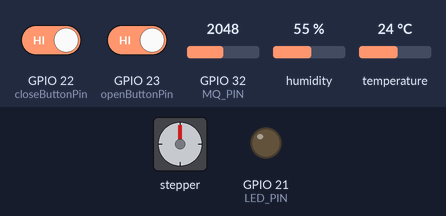
Simulated run of this program. Board: ESP32. Parts: stepper motor, output pins drawn as LEDs (lit = HIGH). The inputs (shaded band) are chosen by the test bench; at power-on: GPIO 22 (closeButtonPin) HIGH, GPIO 23 (openButtonPin) HIGH, GPIO 32 (MQ_PIN) = 2048, humidity 55 %, temperature 24 °C. WiFi joins after 1.5 s; servers stay silent unless stated; no MQTT or app messages arrive unless stated; stepper angles assume 300 steps per turn; what the program prints to the serial monitor is not drawn.

Above: at 17.9 s.
18.0 s: GPIO 22 (closeButtonPin) driven LOW and GPIO 23 (openButtonPin) driven LOW
At 21.74 s:
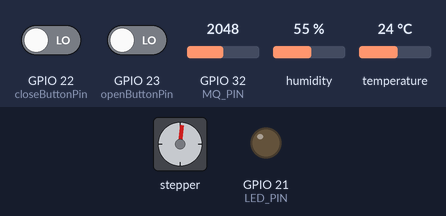
At 22.38 s:
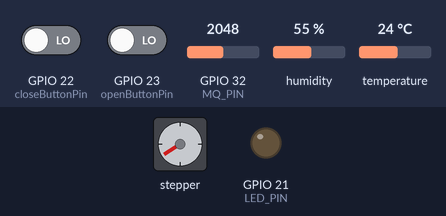
24.0 s: GPIO 23 (openButtonPin) driven HIGH
27.5 s: GPIO 22 (closeButtonPin) driven HIGH
At 28.1 s:
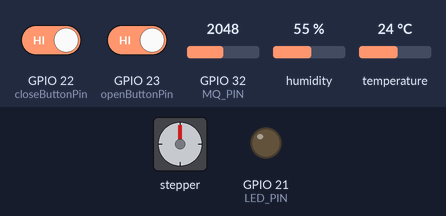
Timing chart, 0 to 30.5 s (numbered marks = the images above; inputs shaded):
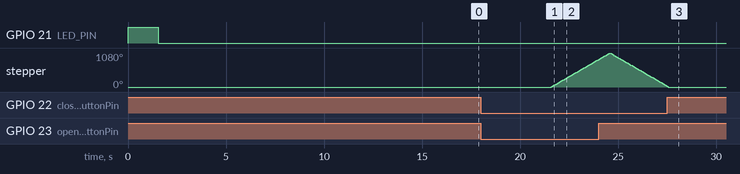

The program:

main.cpp
```cpp
// Software Capstone - EvryHub Vent
//
// @author  Joshua Symons-Webb
// @id      000812836
//
// I, Joshua Symons-Webb, 000812836 certify that this material is my original work. No
// other person's work has been used without due acknowledgement.

#include <Arduino.h>
#include "secrets.h"
#include <WiFiClientSecure.h>
#include <WiFi.h>
#include <ESPmDNS.h>
#include <WiFiUdp.h>
#include <ArduinoOTA.h>
#include <PubSubClient.h>
#include <ArduinoJson.h>
#include <Stepper.h>
#include "DHT.h"

// AWS & WiFi Config
#define AWS_IOT_PUBLISH_TOPIC "evryhub/vent"
#define AWS_IOT_SUBSCRIBE_TOPIC "evryhub/vent/sub"
WiFiClientSecure net = WiFiClientSecure();
PubSubClient client(net);

// LED Pin (digital)
#define LED_PIN 21

// DHT Sensor
#define DHTPIN 33
#define DHTTYPE DHT22

// Air Quality Sensor
#define MQ_PIN 32

// Button Pins (digital)
#define openButtonPin 23
#define closeButtonPin 22

// Stepper Configuration (digital)
int stepsPerRevolution = 300;
Stepper myStepper(stepsPerRevolution, 17, 18, 5, 19); // IN1, IN3, IN2, IN4

// DHT
DHT dht(DHTPIN, DHTTYPE);
float humidity;
float temperature;
int desiredTemperature = 0;
int mqValue;

// ***********************************************************
void openVent(){
  myStepper.step(stepsPerRevolution);
  delay(2000);
}

// ***********************************************************
void closeVent(){
  myStepper.step(-stepsPerRevolution);
  delay(2000);
}

// ***********************************************************
void configVent(String value){
  desiredTemperature = value.toInt();
  delay(500);
}

// ***********************************************************
void messageHandler(char *topic, byte *payload, unsigned int length)
{
  StaticJsonDocument<200> doc;
  deserializeJson(doc, payload);

  const char *device = doc["device"];
  const char *action = doc["action"];
  const char *value = doc["value"];

  Serial.printf("\n Device: %s | Action: %s | Value: %s\n", String(device), String(action), String(value));

  if (String(device) == "vent" && String(action) == "config")
  {
    Serial.println("Configure EvryHub Vent");
    configVent(String(value));
  }
  else if (String(device) == "vent" && String(action) == "open")
  {
    Serial.println("Open Vent");
    openVent();
  }
  else if (String(device) == "vent" && String(action) == "close")
  {
    Serial.println("Close Vent");
    closeVent();
  }
}

// ***********************************************************
void connectAWS()
{
  // Configure WiFiClientSecure to use the AWS IoT device credentials
  net.setCACert(AWS_CERT_CA);
  net.setCertificate(AWS_CERT_CRT);
  net.setPrivateKey(AWS_CERT_PRIVATE);

  // Connect to the MQTT broker on the AWS endpoint we defined earlier
  client.setServer(AWS_IOT_ENDPOINT, 8883);

  // Create a message handler
  client.setCallback(messageHandler);
  Serial.println("Connecting to AWS IOT");

  while (!client.connect(THINGNAME))
  {
    Serial.print(".");
    delay(100);
  }

  if (!client.connected())
  {
    Serial.println("AWS IoT Timeout!");
    return;
  }
  digitalWrite(LED_PIN, LOW);

  // Subscribe to a topic
  client.subscribe(AWS_IOT_SUBSCRIBE_TOPIC);
  Serial.println("AWS IoT Connected!");
}

// ***********************************************************
void publishMessage()
{
  StaticJsonDocument<200> doc;
  char jsonBuffer[512];
  if (isnan(humidity) || isnan(temperature))
  {
    Serial.println(F("Failed to read from DHT sensor!"));
  }
  else
  {
    StaticJsonDocument<200> doc;
    doc["device"] = "vent";
    doc["action"] = "temperature";
    doc["value"] = String(temperature);
    serializeJson(doc, jsonBuffer);
    client.publish(AWS_IOT_PUBLISH_TOPIC, jsonBuffer);

    doc["device"] = "vent";
    doc["action"] = "humidity";
    doc["value"] = String(humidity);
    serializeJson(doc, jsonBuffer);
    client.publish(AWS_IOT_PUBLISH_TOPIC, jsonBuffer);
  }

  doc["device"] = "vent";
  doc["action"] = "mq";
  doc["value"] = String(mqValue);
  serializeJson(doc, jsonBuffer);
  client.publish(AWS_IOT_PUBLISH_TOPIC, jsonBuffer);
}

// ***********************************************************
void wifiSetup()
{
  WiFi.mode(WIFI_STA);
  WiFi.begin(WIFI_SSID, WIFI_PASSWORD);

  while (WiFi.status() != WL_CONNECTED)
  {
    digitalWrite(LED_PIN, HIGH);
    delay(500);
    digitalWrite(LED_PIN, LOW);
    Serial.print(".");
  }
  digitalWrite(LED_PIN, HIGH);
}

// ***********************************************************
void otaSetup()
{
  ArduinoOTA
      .onStart([]()
               {
      String type;
      if (ArduinoOTA.getCommand() == U_FLASH)
        type = "sketch";
      else // U_SPIFFS
        type = "filesystem";

      // NOTE: if updating SPIFFS this would be the place to unmount SPIFFS using SPIFFS.end()
      Serial.println("Start updating " + type); })
      .onEnd([]()
             { Serial.println("\nEnd"); })
      .onProgress([](unsigned int progress, unsigned int total)
                  { Serial.printf("Progress: %u%%\r", (progress / (total / 100))); })
      .onError([](ota_error_t error)
               {
      Serial.printf("Error[%u]: ", error);
      if (error == OTA_AUTH_ERROR) Serial.println("Auth Failed");
      else if (error == OTA_BEGIN_ERROR) Serial.println("Begin Failed");
      else if (error == OTA_CONNECT_ERROR) Serial.println("Connect Failed");
      else if (error == OTA_RECEIVE_ERROR) Serial.println("Receive Failed");
      else if (error == OTA_END_ERROR) Serial.println("End Failed"); });

  ArduinoOTA.begin();

  Serial.println("Ready");
  Serial.print("IP address: ");
  Serial.println(WiFi.localIP());
}

// ***********************************************************
void checkInput()
{
  humidity = dht.readHumidity();
  temperature = dht.readTemperature();
  mqValue = analogRead(MQ_PIN);

  while (digitalRead(openButtonPin) == LOW)
  {
    myStepper.step(stepsPerRevolution);
  }

  while (digitalRead(closeButtonPin) == LOW)
  {
    myStepper.step(-stepsPerRevolution);
  }
}

// ***********************************************************
void setup()
{
  myStepper.setSpeed(60);
  Serial.begin(115200);

  pinMode(openButtonPin, INPUT_PULLUP);
  pinMode(closeButtonPin, INPUT_PULLUP);
  pinMode(LED_PIN, OUTPUT);

  dht.begin();

  wifiSetup();
  otaSetup();
  connectAWS();
}

// ***********************************************************
void loop()
{
  ArduinoOTA.handle();
  checkInput();
  publishMessage();
  client.loop();
  delay(5000);
}
```

secrets.h
```cpp
#include <pgmspace.h>

#define SECRET
#define THINGNAME "EvryHub-Vent"

const char WIFI_SSID[] = "HOME";
const char WIFI_PASSWORD[] = "AkJ197219992001";
const char AWS_IOT_ENDPOINT[] = "ah1nte2vfjrs0-ats.iot.ca-central-1.amazonaws.com";

// Amazon Root CA 1
static const char AWS_CERT_CA[] PROGMEM = R"EOF(
-----BEGIN CERTIFICATE-----
MIIDQTCCAimgAwIBAgITBmyfz5m/jAo54vB4ikPmljZbyjANBgkqhkiG9w0BAQsF
ADA5MQswCQYDVQQGEwJVUzEPMA0GA1UEChMGQW1hem9uMRkwFwYDVQQDExBBbWF6
b24gUm9vdCBDQSAxMB4XDTE1MDUyNjAwMDAwMFoXDTM4MDExNzAwMDAwMFowOTEL
MAkGA1UEBhMCVVMxDzANBgNVBAoTBkFtYXpvbjEZMBcGA1UEAxMQQW1hem9uIFJv
b3QgQ0EgMTCCASIwDQYJKoZIhvcNAQEBBQADggEPADCCAQoCggEBALJ4gHHKeNXj
ca9HgFB0fW7Y14h29Jlo91ghYPl0hAEvrAIthtOgQ3pOsqTQNroBvo3bSMgHFzZM
9O6II8c+6zf1tRn4SWiw3te5djgdYZ6k/oI2peVKVuRF4fn9tBb6dNqcmzU5L/qw
IFAGbHrQgLKm+a/sRxmPUDgH3KKHOVj4utWp+UhnMJbulHheb4mjUcAwhmahRWa6
VOujw5H5SNz/0egwLX0tdHA114gk957EWW67c4cX8jJGKLhD+rcdqsq08p8kDi1L
93FcXmn/6pUCyziKrlA4b9v7LWIbxcceVOF34GfID5yHI9Y/QCB/IIDEgEw+OyQm
jgSubJrIqg0CAwEAAaNCMEAwDwYDVR0TAQH/BAUwAwEB/zAOBgNVHQ8BAf8EBAMC
AYYwHQYDVR0OBBYEFIQYzIU07LwMlJQuCFmcx7IQTgoIMA0GCSqGSIb3DQEBCwUA
A4IBAQCY8jdaQZChGsV2USggNiMOruYou6r4lK5IpDB/G/wkjUu0yKGX9rbxenDI
U5PMCCjjmCXPI6T53iHTfIUJrU6adTrCC2qJeHZERxhlbI1Bjjt/msv0tadQ1wUs
N+gDS63pYaACbvXy8MWy7Vu33PqUXHeeE6V/Uq2V8viTO96LXFvKWlJbYK8U90vv
o/ufQJVtMVT8QtPHRh8jrdkPSHCa2XV4cdFyQzR1bldZwgJcJmApzyMZFo6IQ6XU
5MsI+yMRQ+hDKXJioaldXgjUkK642M4UwtBV8ob2xJNDd2ZhwLnoQdeXeGADbkpy
rqXRfboQnoZsG4q5WTP468SQvvG5
-----END CERTIFICATE-----
)EOF";

// Device Certificate
static const char AWS_CERT_CRT[] PROGMEM = R"KEY(
-----BEGIN CERTIFICATE-----
MIIDWjCCAkKgAwIBAgIVANEMZu99jlHBg1me28k/wpGaubzAMA0GCSqGSIb3DQEB
CwUAME0xSzBJBgNVBAsMQkFtYXpvbiBXZWIgU2VydmljZXMgTz1BbWF6b24uY29t
IEluYy4gTD1TZWF0dGxlIFNUPVdhc2hpbmd0b24gQz1VUzAeFw0yMjEwMTcyMjM0
MDNaFw00OTEyMzEyMzU5NTlaMB4xHDAaBgNVBAMME0FXUyBJb1QgQ2VydGlmaWNh
dGUwggEiMA0GCSqGSIb3DQEBAQUAA4IBDwAwggEKAoIBAQDaPv7zw5Fa7DN0U1dW
oYPdEBaYbbUKKH0QMbvZ82cPfMEYyfhRMBI2VQtS103nLK02xm4KAS0GdQx/RfZA
/VzFEKA1wKYr2bfmCWfXmcKF6QhEJWO5ylSNhI+Jm32ScldGdeHEUCXFo81CSiJh
G4Amr3OccW4QpPGkQO3MBHLBhaLqNYCXY+VYCN95QTjBE0qtsFrciD1prpmhkVN+
BNfa16qFDsu87LWHT2YCaJPv/Gs60vBVFjrjQLzLrSZwqaarquHDXYTVOxA9i8Ej
CYeCYoLomfxEy0Y3SkSZXPOzXNlAMNTgiqSBidMl6jySS3BwV1ptYO56fiRaDCji
3ce7AgMBAAGjYDBeMB8GA1UdIwQYMBaAFHwJY3NmzSLVV7XRNByEIT4NmbrFMB0G
A1UdDgQWBBSO/DVxtCNbcy8N2z4g4NwmE/aorTAMBgNVHRMBAf8EAjAAMA4GA1Ud
DwEB/wQEAwIHgDANBgkqhkiG9w0BAQsFAAOCAQEAhY4CUFT7PK01w6+CkD/elbQi
+1AAoCZfs6i9SgvmuBkm/ZkJM4vuGxY0hjFckZ+6egY0dIpAy8RtMi/akmpwpuG7
OtsD4Z0d9B26kB2NMA5DNx+SXapJL1YxhQ5RQqrAU2ijbzXfq03bXmi58Eg9Oq33
FaStSznbJMDbaQLpNoPGArJs7GQq2TnlNDFlEWTrD2lsiv04r+Z5V06DBGvvI6uO
FnQstuuGKUxmMnXOGP4ab4uLBZtqjLvMypNhJY9BVFZeBsCZQpyoSVkOhblIYcZt
CYDJXU63m2Ityf3KfY9TOJj0pkxdBncpMShNoEwHMm0L1MucQTQKOeu6d6dQ/g==
-----END CERTIFICATE-----
)KEY";

// Device Private Key
static const char AWS_CERT_PRIVATE[] PROGMEM = R"KEY(
-----BEGIN RSA PRIVATE KEY-----
MIIEpAIBAAKCAQEA2j7+88ORWuwzdFNXVqGD3RAWmG21Cih9EDG72fNnD3zBGMn4
UTASNlULUtdN5yytNsZuCgEtBnUMf0X2QP1cxRCgNcCmK9m35gln15nChekIRCVj
ucpUjYSPiZt9knJXRnXhxFAlxaPNQkoiYRuAJq9znHFuEKTxpEDtzARywYWi6jWA
l2PlWAjfeUE4wRNKrbBa3Ig9aa6ZoZFTfgTX2teqhQ7LvOy1h09mAmiT7/xrOtLw
VRY640C8y60mcKmmq6rhw12E1TsQPYvBIwmHgmKC6Jn8RMtGN0pEmVzzs1zZQDDU
4IqkgYnTJeo8kktwcFdabWDuen4kWgwo4t3HuwIDAQABAoIBAGqVdWGK0wP6cq6O
vQqb2pAteTt76HxLhbhQ8ZLhYiWYIZ1/lXvg5CQQqHUOnQcXNIiZo8fTBzAuHapS
eo8GrTW4huV5bi3gKAV59nK+rtdDFTxini9v9pcedBMaEttgZ+sLSvTax3ecJXQI
TH3sNkuuR+HRK5WJWFGFPBz01y5Ws92zs7ogiN5Qh3MhR7gTL6Srj1c04deFU9i1
hyzCemgauxKLJasG7S2QoMpGLL/5G8QfIWr3QGyjBpsQuyU8ApyqOQGtbs6juA9m
6upXe/cmF0xGEKmdhJYKbmykgypRq6ITqWXIySvP+NVa6u8J/BPaCYCGF/1o5PbQ
j1OJ8WECgYEA/hC5NoQAcx0BnSSOFmKA6cEIWvT+6CZtFEiqS1EDvKcRywO35he9
3SqdSQMzX2C4bTAG3TD5mhDim4db4N3ry4VuZM74bJ2voGU1JGYOc4DW9RoPqqkt
w9xIEO7ZgVvXEJpQZwybYz91AIAv3sF4KCUHjx63uLGzSqwyDLCfW0kCgYEA2+hy
Nz+mau3dF8gUjJg71kurNwYjDkv7H4asxZP2uxqFRIxPxtVowK6+9L3BooF+SZon
tZLm1c4BQeZnhZwG0dFVYc79isly+M1rqWnr0IaPSy0m03EsfSDFeTZiPQiBuI6X
NwbNt7H0iSWDlyY52KLtJVV6m1I/XpWi50LrJuMCgYBBCfTwAMDAtzc3jCkXj+Xi
cTj7V+Z9dYDNBYEawMWNINPMPcpxC7jeCk+zZi9bhj4QLZBERYpQJ2xrVi5uFUGM
mz7Ubato2sEf9WiyRbIDXYMpwZ8rGB4QGq8ULqDdna4joO1eQ/rvYEpKc4ZNpwdk
d35E5B8yF8OHJSe22ewhiQKBgQCNzk3grK3O5EYfMMl3hC+J18+3ssBmVr7ALKM6
4VhIfSiU9Hn5OOLM5aKDxd2YwjJCmiKjJvCtzKLo8P+um9eV84xAfy7mEVOPdz/G
xmPnWu4KRzpzPNa4daqBqH0e6F5mOaTvOfbsTtfmnIdHr8G7ngyYd4+Rmy77+jhL
Ms7aiwKBgQDFqyKwEveB3B9WsUfJ17t6LEeH4yYlfvYsDINwCsYdut5L9RHd8IZK
LVEfTM9FnTOOgpUQWcBtJoYdKQWG0tlVhibJCOXfRkF6X+Yd+5OmxI/N+xmJlFRp
g12YIaXSRmj4/6qOoeZ+adcRRAbaaRVPVILtcuFWhhJkAhLOyNxFzA==
-----END RSA PRIVATE KEY-----
)KEY";
```

Measured:
- after the input at 18.0 s, stepper: keeps turning clockwise at about 363°/s, starting after 3.6 s
- after the input at 27.5 s, stepper: goes on until 27.6 s, then stays 0°
